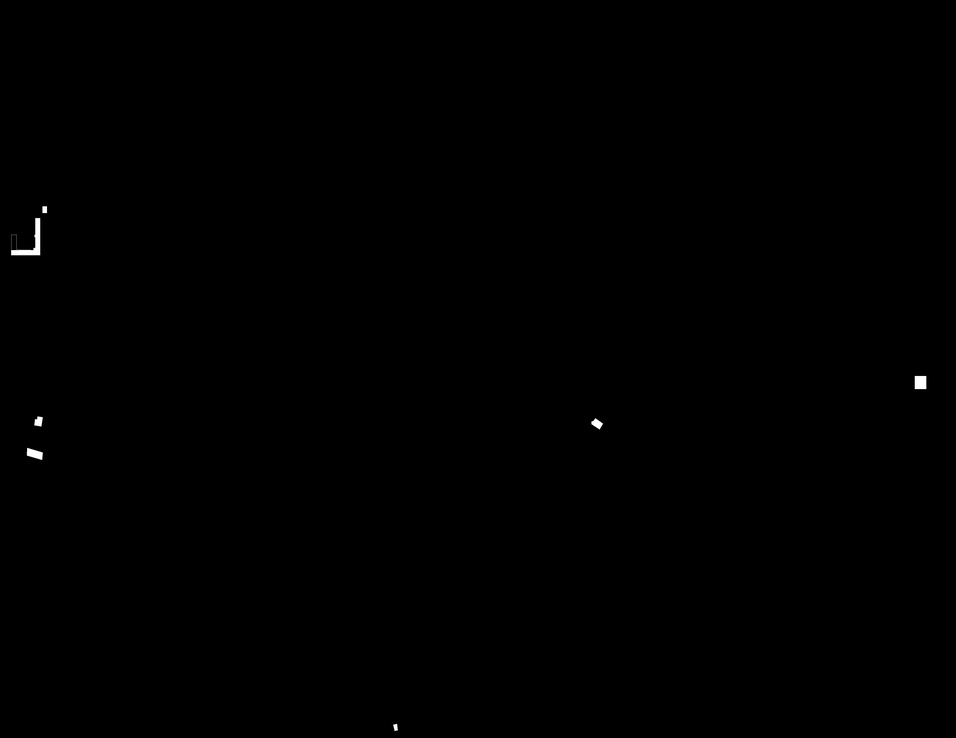
#> input picture preprocessing/data_csv/buildmask/4428.jpg, 956 x 738 px, shrunk from 4800 x 3705 before the run, found by its file name
$ python veg_mask_overlay_1.py
#> lines starting #> are read from the running program, lines starting #| are printed output that depends on the picture; after the words box and inside, x2 and y2 are one past the last pixel; in counts of white or black regions, pixels touching at a corner belong together
import numpy as np
import cv2
from scipy.spatial.distance import euclidean
import matplotlib.pyplot as plt
import os
from PIL import Image


import pandas as pd
# [4 lines of commented-out code are left out]

def predict_veg(image,image_id):
        # [5 lines of commented-out code are left out]
        img=cv2.imread(image)
#> img is the input picture: shape (738, 956, 3); min 0, max 255, mean 0.3
        # img=image
        Image_pil=Image.open(image)
        # print(image)
        # print(img.shape)
        # image = cv2.cvtColor(img, cv2.COLOR_BGR2RGB)
        lower = np.array([10, 5, 15])
        upper = np.array([170, 170, 150])
        mask = cv2.inRange(img,lower,upper)
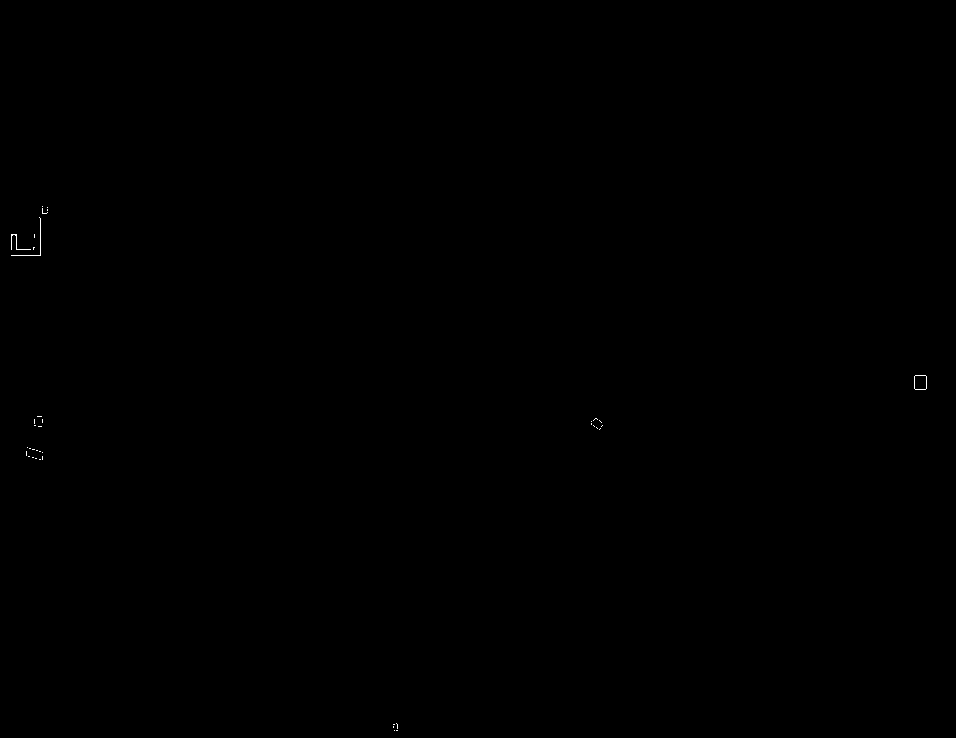
#> mask: shape (738, 956); 0.04% white in thin lines or dots, all inside (x1, y1, x2, y2) = (11, 206, 927, 731)
        #plt.imshow(mask)
        # plt.show()
        res = cv2.bitwise_or(img, upper, mask=mask)
        # plt.imshow(res)
        # plt.show()

        thresh = cv2.erode(res, None, iterations=1)
#> thresh: shape (738, 956, 3); every value is 0
        thresh = cv2.dilate(thresh, None, iterations=1)


        # [6 lines of commented-out code are left out]
        plt.imsave(r"/mnt/vol1/Deployment_projects/satellite_image_segmentation/veg_overlay_code/Veg_Mask/" + str(image_id) + '_mask.jpg',thresh, cmap='gray', dpi=1)
        Image_pil2=Image.open(r"/mnt/vol1/Deployment_projects/satellite_image_segmentation/veg_overlay_code/Veg_Mask/" + str(image_id) + '_mask.jpg')

        alphaBlended1 = Image.blend(Image_pil,Image_pil2, alpha=.5)
        alphaBlended1=alphaBlended1.save(r"/mnt/vol1/Deployment_projects/satellite_image_segmentation/veg_overlay_code/Veg_overlay/" + str(image_id) + '_mask.jpg')
        # [39 lines of commented-out code are left out]
import os
img_name='/mnt/vol1/Deployment_projects/satellite_image_segmentation/uploads/4428.jpg'
# [8 lines of commented-out code are left out]
predict_veg(img_name,1)
# print(files)

$ run again, with preprocessing/data_csv/buildmask/4429.jpg copied over preprocessing/data_csv/buildmask/4428.jpg
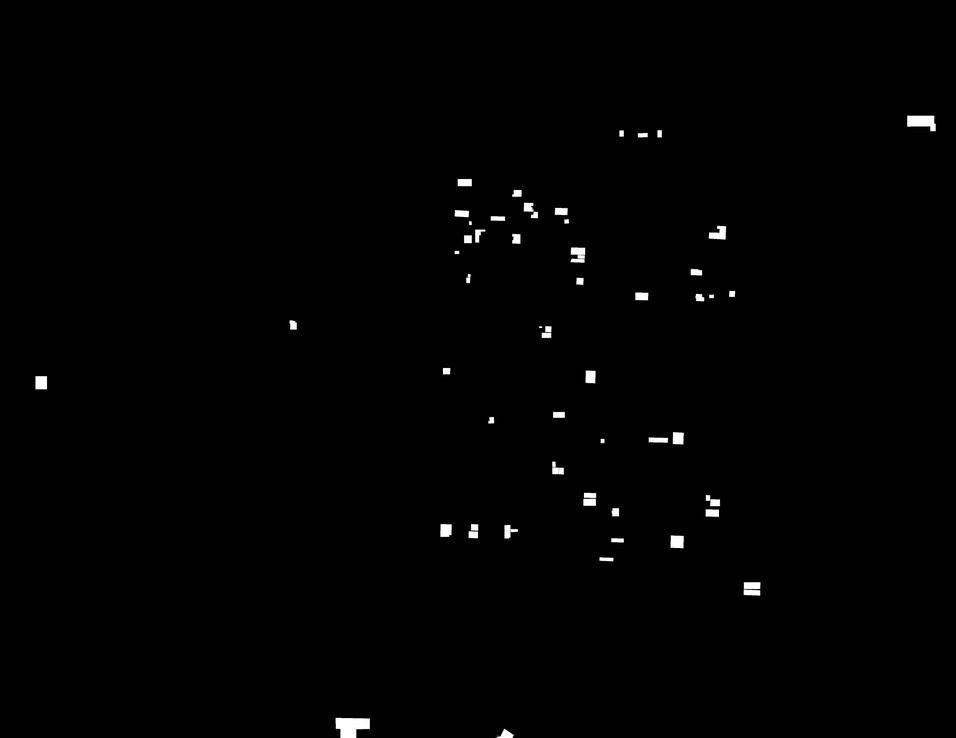
#> input picture preprocessing/data_csv/buildmask/4429.jpg, 956 x 738 px, shrunk from 4800 x 3705 before the run, found by its file name
#> in predict_veg, img is the input picture: shape (738, 956, 3); min 0, max 255, mean 1.7
#> in predict_veg, `mask = cv2.inRange(img,lower,upper)`:
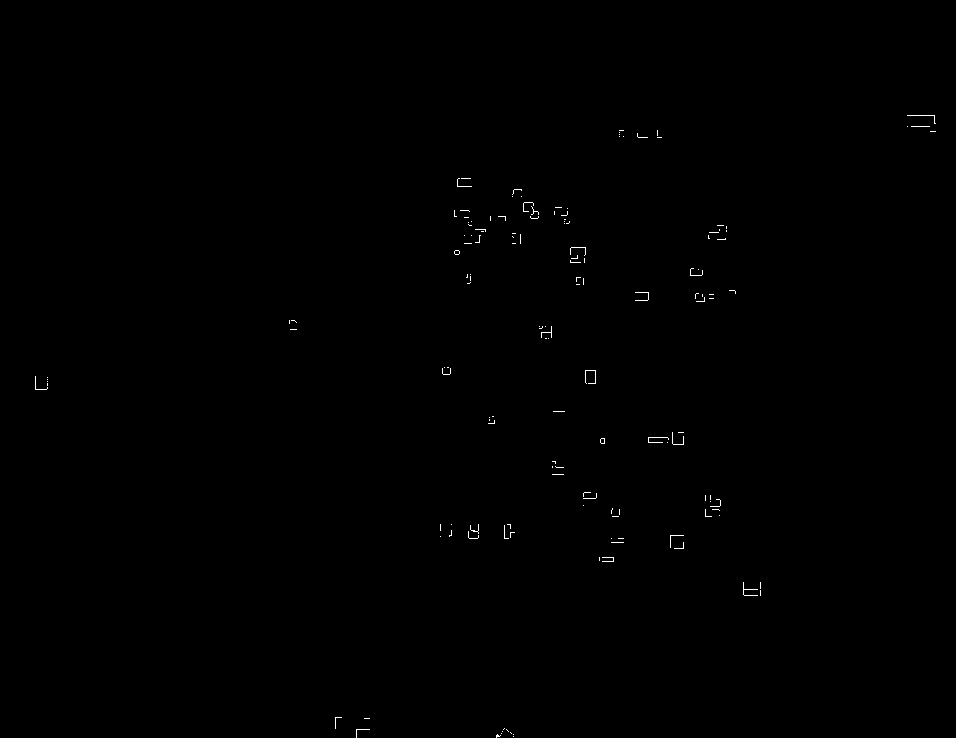
#> mask: shape (738, 956); 0.19% white in thin lines or dots, all inside (x1, y1, x2, y2) = (35, 115, 936, 738)
#> thresh: shape (738, 956, 3); every value is 0
